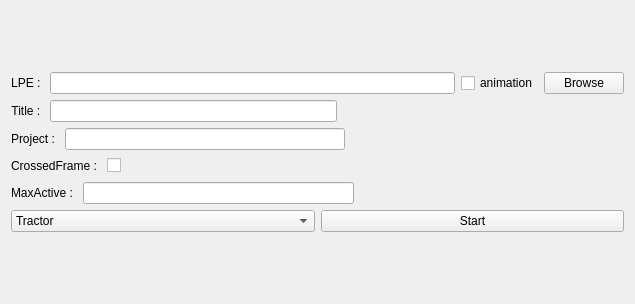
<?xml version="1.0" encoding="UTF-8"?>
<ui version="4.0">
 <class>Form</class>
 <widget class="QWidget" name="Form">
  <property name="geometry">
   <rect>
    <x>0</x>
    <y>0</y>
    <width>635</width>
    <height>304</height>
   </rect>
  </property>
  <property name="windowTitle">
   <string>Form</string>
  </property>
  <layout class="QGridLayout" name="gridLayout">
   <item row="0" column="0">
    <layout class="QVBoxLayout" name="verticalLayout">
     <item>
      <layout class="QHBoxLayout" name="horizontalLayout">
       <item>
        <layout class="QVBoxLayout" name="verticalLayout_3">
         <item>
          <widget class="QLabel" name="label">
           <property name="text">
            <string>LPE : </string>
           </property>
           <property name="alignment">
            <set>Qt::AlignCenter</set>
           </property>
          </widget>
         </item>
        </layout>
       </item>
       <item>
        <widget class="QLineEdit" name="lineEdit_LPE"/>
       </item>
       <item>
        <widget class="QCheckBox" name="checkBox_Animation">
         <property name="text">
          <string>animation</string>
         </property>
        </widget>
       </item>
       <item>
        <widget class="QPushButton" name="Button_Browse">
         <property name="text">
          <string>Browse</string>
         </property>
        </widget>
       </item>
      </layout>
     </item>
     <item>
      <layout class="QHBoxLayout" name="horizontalLayout_2">
       <item>
        <widget class="QLabel" name="label_2">
         <property name="text">
          <string>Title : </string>
         </property>
         <property name="alignment">
          <set>Qt::AlignCenter</set>
         </property>
        </widget>
       </item>
       <item>
        <widget class="QLineEdit" name="lineEdit_Title"/>
       </item>
       <item>
        <spacer name="horizontalSpacer">
         <property name="orientation">
          <enum>Qt::Horizontal</enum>
         </property>
         <property name="sizeHint" stdset="0">
          <size>
           <width>40</width>
           <height>20</height>
          </size>
         </property>
        </spacer>
       </item>
      </layout>
     </item>
     <item>
      <layout class="QHBoxLayout" name="horizontalLayout_3">
       <item>
        <widget class="QLabel" name="label_3">
         <property name="text">
          <string>Project : </string>
         </property>
        </widget>
       </item>
       <item>
        <widget class="QLineEdit" name="lineEdit_Project"/>
       </item>
       <item>
        <spacer name="horizontalSpacer_2">
         <property name="orientation">
          <enum>Qt::Horizontal</enum>
         </property>
         <property name="sizeHint" stdset="0">
          <size>
           <width>40</width>
           <height>20</height>
          </size>
         </property>
        </spacer>
       </item>
      </layout>
     </item>
     <item>
      <layout class="QHBoxLayout" name="horizontalLayout_4">
       <item>
        <widget class="QLabel" name="label_4">
         <property name="text">
          <string>CrossedFrame : </string>
         </property>
        </widget>
       </item>
       <item>
        <widget class="QCheckBox" name="checkBox_CrossedFrame">
         <property name="text">
          <string/>
         </property>
        </widget>
       </item>
       <item>
        <spacer name="horizontalSpacer_3">
         <property name="orientation">
          <enum>Qt::Horizontal</enum>
         </property>
         <property name="sizeHint" stdset="0">
          <size>
           <width>40</width>
           <height>20</height>
          </size>
         </property>
        </spacer>
       </item>
      </layout>
     </item>
     <item>
      <layout class="QHBoxLayout" name="horizontalLayout_5">
       <item>
        <widget class="QLabel" name="label_5">
         <property name="text">
          <string>MaxActive : </string>
         </property>
        </widget>
       </item>
       <item>
        <widget class="QLineEdit" name="lineEdit_MaxActive"/>
       </item>
       <item>
        <spacer name="horizontalSpacer_4">
         <property name="orientation">
          <enum>Qt::Horizontal</enum>
         </property>
         <property name="sizeHint" stdset="0">
          <size>
           <width>40</width>
           <height>20</height>
          </size>
         </property>
        </spacer>
       </item>
      </layout>
     </item>
     <item>
      <layout class="QHBoxLayout" name="horizontalLayout_6">
       <item>
        <widget class="QComboBox" name="comboBox_Local">
         <item>
          <property name="text">
           <string>Tractor</string>
          </property>
         </item>
         <item>
          <property name="text">
           <string>Local</string>
          </property>
         </item>
        </widget>
       </item>
       <item>
        <widget class="QPushButton" name="Button_Start">
         <property name="text">
          <string>Start</string>
         </property>
        </widget>
       </item>
      </layout>
     </item>
    </layout>
   </item>
  </layout>
 </widget>
 <resources/>
 <connections/>
</ui>
